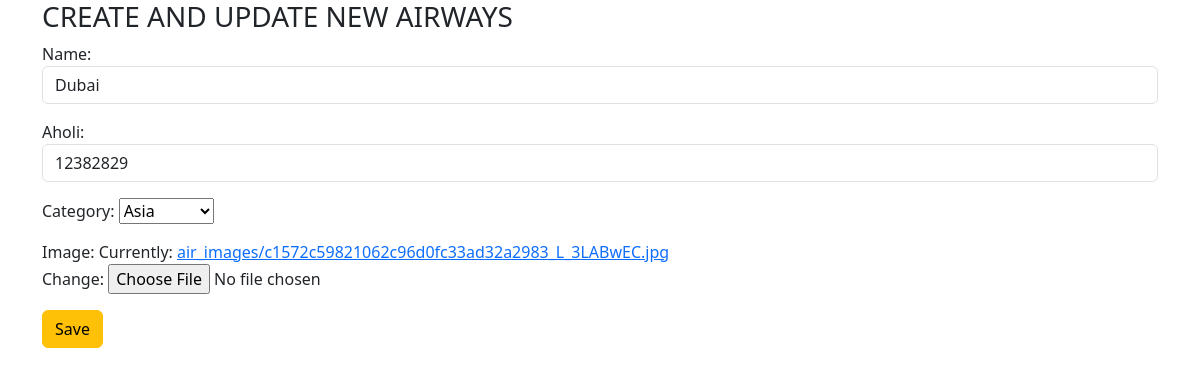
The app's page /update_air/1/ with its own data.
### air/models.py (models this page shows, shortened)
class Air(models.Model):
    name = models.CharField(max_length=100)
    aholi = models.PositiveIntegerField()
    category = models.ForeignKey(Category, on_delete=models.CASCADE, related_name='airs')
    image = models.ImageField(upload_to='air_images', null=True)

class Category(models.Model):
    name = models.CharField(max_length=100)
    def __str__(self):
        return f"{self.name}"

### air/views.py (the view)
# urls.py: path('update_air/<int:id>/',update_air ,name="update_air"),
def update_air(request, id):
    air = get_object_or_404(Air, id=id)
    if request.method == "POST":
        form = AirForm(request.POST, request.FILES, instance=air)
        if form.is_valid():
            form.save()
            return redirect('batafsil', id=air.id)
    else:
        form = AirForm(instance=air)
    return render(request, 'create_air.html', context={"form": form})

### air/forms.py
class AirForm(forms.ModelForm):
    name = forms.CharField(widget=forms.TextInput({"class": "form-control"}))
    aholi = forms.IntegerField(widget=forms.TextInput({"class": "form-control", "type": "number"}))
    class Meta:
        model = Air
        fields = ['name','aholi','category','image']

### templates/create_air.html (shortened to what this page needs)
<link rel="stylesheet" href="https://cdnjs.cloudflare.com/ajax/libs/font-awesome/6.5.2/css/all.min.css" />
<link href="https://cdn.jsdelivr.net/npm/bootstrap@5.3.3/dist/css/bootstrap.min.css" rel="stylesheet">
<div class="container">
    <h3>CREATE AND UPDATE NEW AIRWAYS</h3>
    <form method="post", action="", enctype="multipart/form-data">
        {{form.as_p}}
    <button type="submit" class="btn btn-warning">Save</button>
    </form>
</div>

### records on screen
Air: name "Dubai", aholi "12382829", category "Asia"
